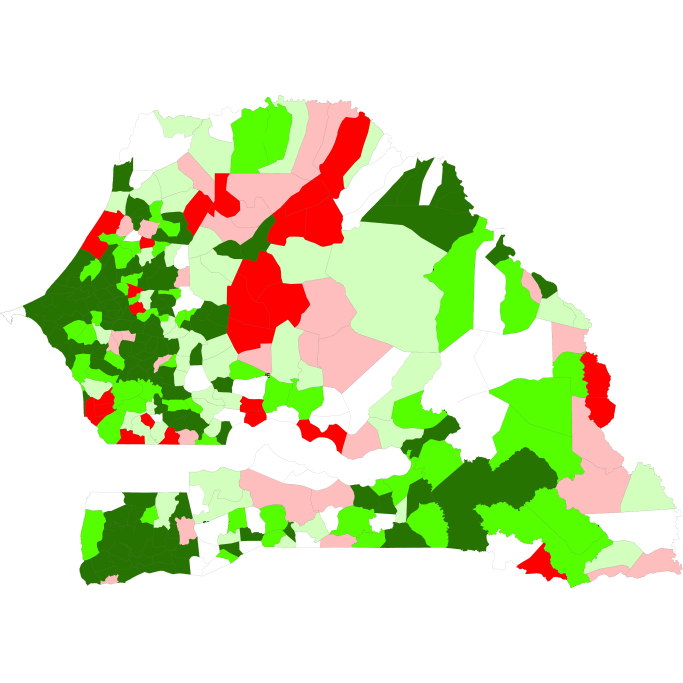
%> input picture mapsdigitized/maps/roads.png, 2048 x 2048 px (shown at 1/3 size)
$ octave --eval "mapReader3;"   (GNU Octave 9; MATLAB toolbox functions it lacks are replaced by stand-ins)
%> lines starting %> are read from the running program, lines starting %| are printed output that depends on the picture
function mapReader3


%Init
clc
im = imread('maps/roads.png');
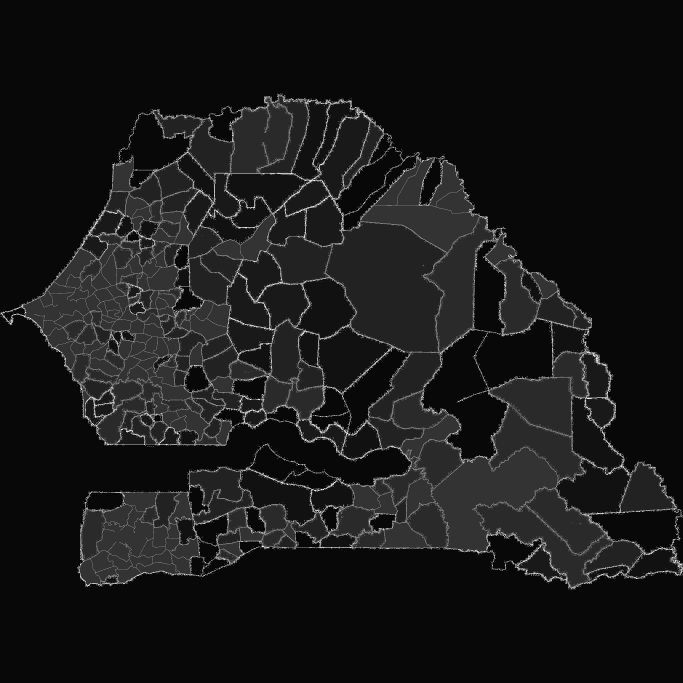
%> im: size 2048x2048 uint8 (shown at 1/3 size); min 0, max 30, mean 2.9; drawn with min black and max white
load('meta/districts.mat');


%Positions
xpos = linspace(-17.52999,-11.348894,2048);
ypos = linspace(12.307808,16.691532,2048);
ypos = flipdim(ypos,2);


%Meshgrid
[Xm,Ym] = meshgrid(1:2048,1:2048);
Xm = reshape(Xm,numel(Xm),1);
Ym = reshape(Ym,numel(Ym),1);


%Loop through districts
imagesc(im);
hold on;
colormap gray;
V = []
X = zeros(2048,2048);
for i=1:123

  %Get data
  loc = outlines(i).X;
  orig = loc;

  %Center and shrink
  meanval = mean(loc);
  loc(:,1) = loc(:,1) - meanval(1);
  loc(:,2) = loc(:,2) - meanval(2);
  loc = loc * 0.5;
  loc(:,1) = loc(:,1) + meanval(1);
  loc(:,2) = loc(:,2) + meanval(2);

  %Correct
  ind = loc2ind(loc);
  ind(:,2) = 1765 - ind(:,2);


  %Get values
  indexes = sub2ind(size(im),ind(:,2),ind(:,1));
  mval = mode(im(indexes));


  %Correct
  ind = loc2ind(orig);
  ind(:,2) = 1765 - ind(:,2);

  if (mval == 1)
    plot(ind(:,1),ind(:,2),'r');
  end
  if (mval == 2)
    plot(ind(:,1),ind(:,2),'b');
  end
  if (mval == 3)
    plot(ind(:,1),ind(:,2),'g');
  end
  if (mval == 4)
    plot(ind(:,1),ind(:,2),'c');
  end
  if (mval == 5)
    plot(ind(:,1),ind(:,2),'m');
  end
  V = [V ; i mval];
end
%> this loop made 123 passes
%> mval on passes 7 to 18: 1, 1, 6, 6, 6, 6, 5, 6, 6, 6, 6, 6
%> (mval, V) on passes 1 to 6: (1, [1 1]), (1, [1 1; 2 1]), (1, [1 1; 2 1; 3 1]), (1, [1 1; 2 1; 3 1; 4 1]), (1, [1 1; 2 1; 3 1; 4 1; 5 1]), (1, [1 1; 2 1; 3 1; 4 1; 5 1; 6 1])
%> after the loop, V = 123 rows, first 12: [1 1; 2 1; 3 1; 4 1; 5 1; 6 1; 7 1; 8 1; 9 6; 10 6; 11 6; 12 6]; ind = 534 rows, first 12: [1477 693; 1481 694; 1483 694; 1486 693; 1491 693; 1492 693; 1493 692; 1495 690; 1495 690; 1498 688; 1499 688; 1501 688]; loc = 534 rows, first 12: [-13.12 15.28; -13.11 15.28; -13.11 15.28; -13.11 15.28; -13.1 15.28; -13.1 15.28; -13.1 15.28; -13.09 15.28; -13.09 15.28; -13.09 15.29; -13.09 15.29; -13.08 15.29]

V
%> `mapReader3;`:
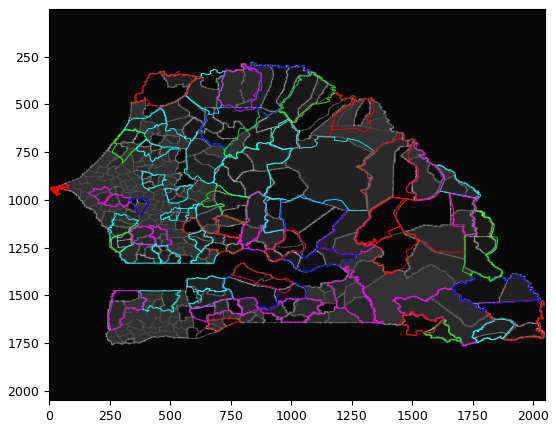
%> figure redrawn from the program's plot data


%------------------------------------------------------------
function ind = loc2ind(loc)

  ind = [];
  loc(:,1) = (loc(:,1) + 17.52999) * 0.1615;
  loc(:,2) = (loc(:,2) - 12.30780) * 0.165;
  ind = round(loc * 2048);
